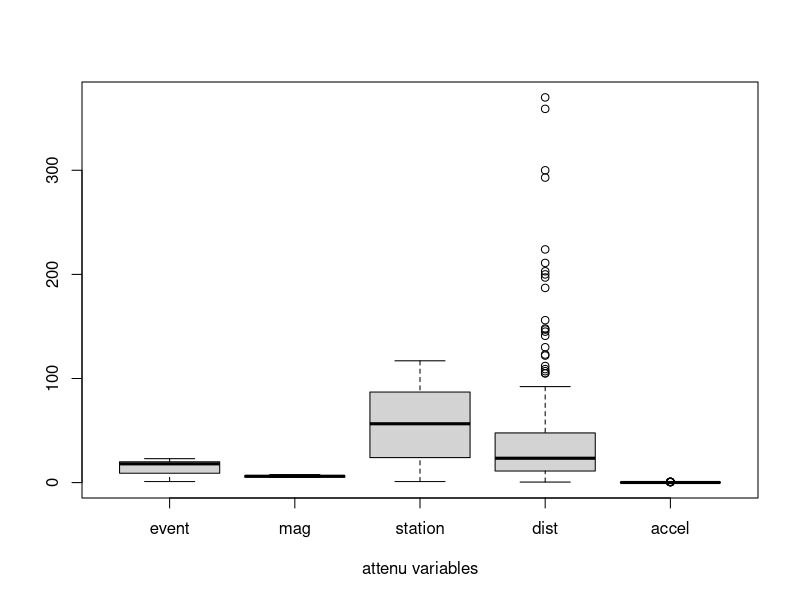
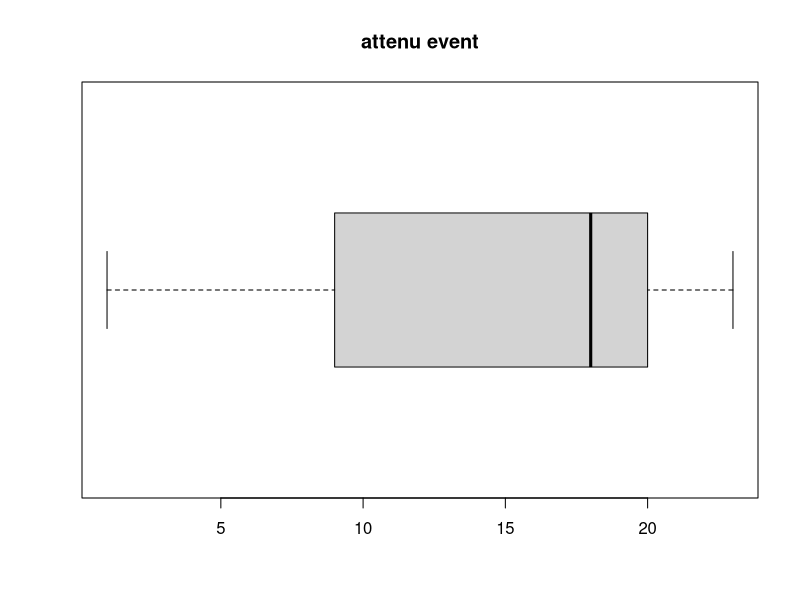
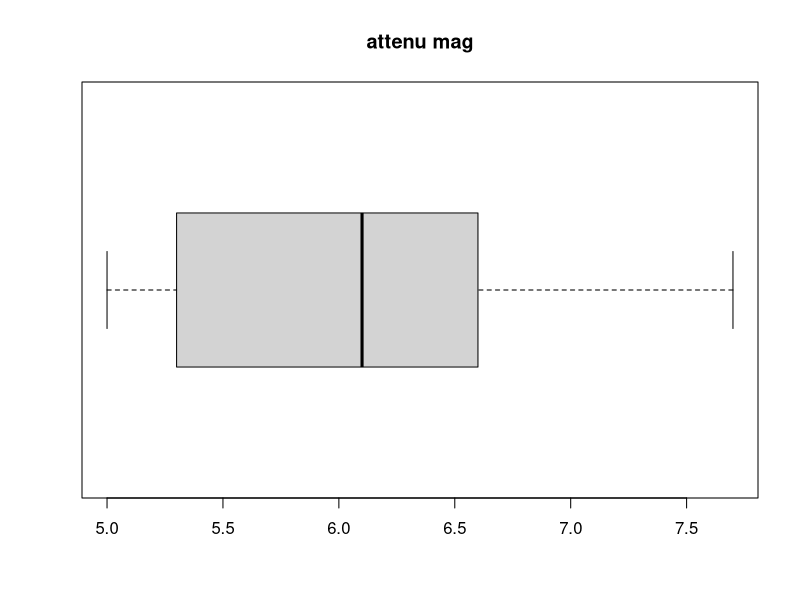
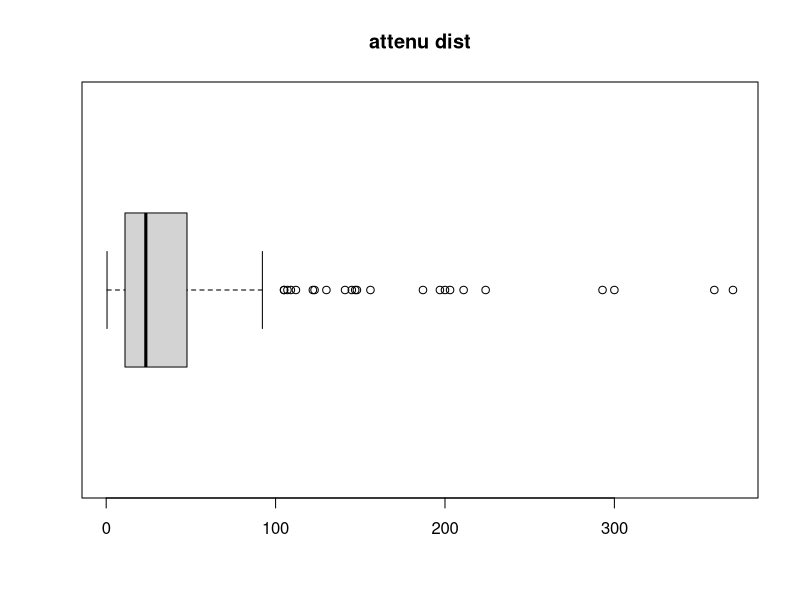
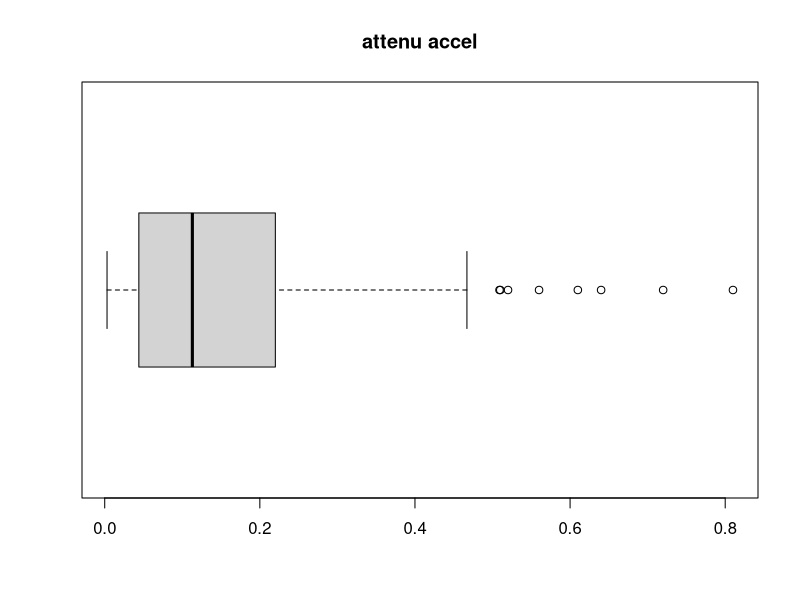
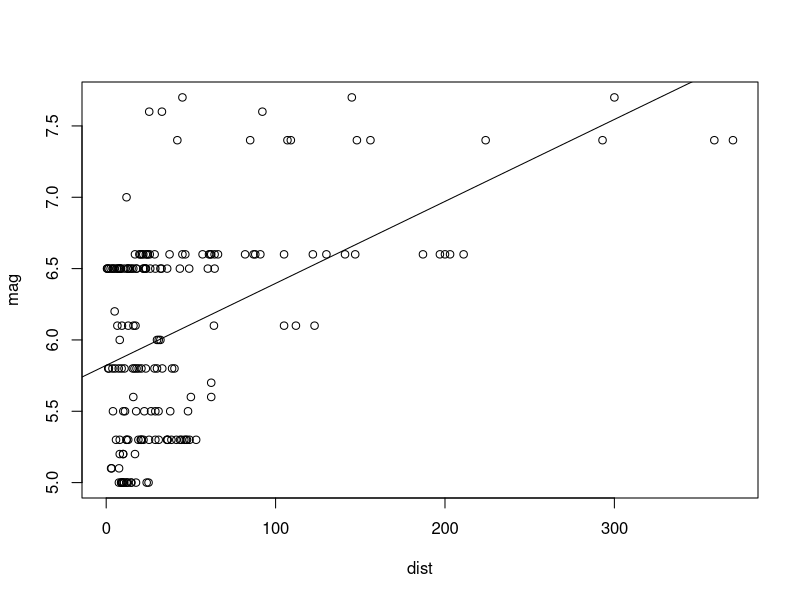
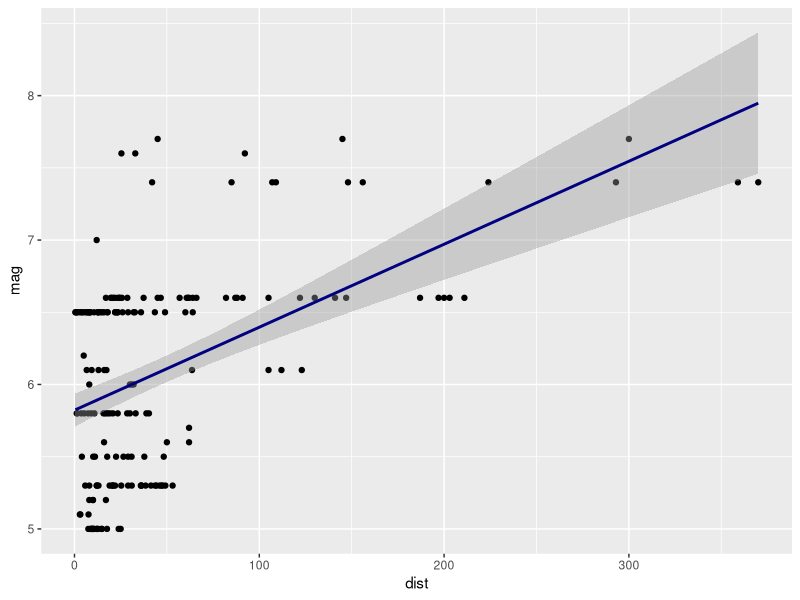
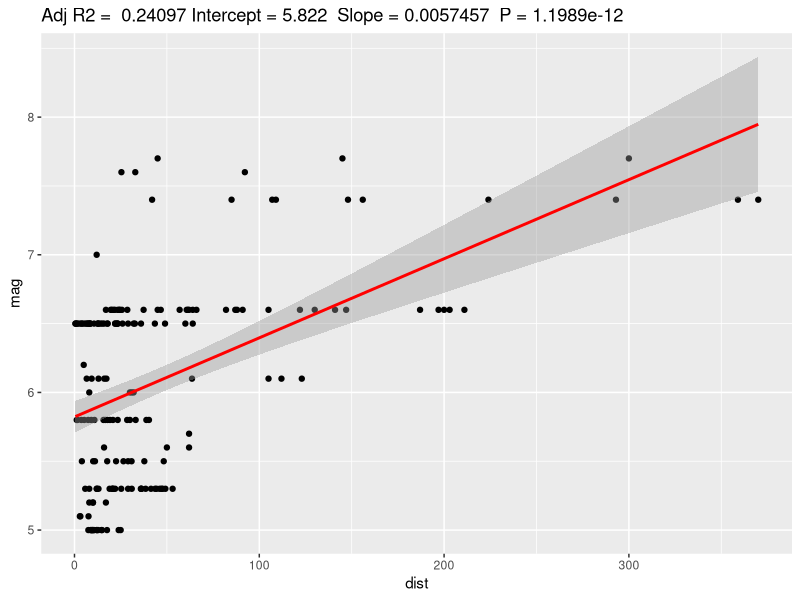

Generate these figures, in order, with R:
# Description
# This data gives peak accelerations measured at various observation stations for 23 earthquakes 
# in California. The data have been used by various workers to estimate the attenuating affect of 
# distance on ground acceleration.



# [,1]	event	numeric	Event Number
# [,2]	mag	numeric	Moment Magnitude
# [,3]	station	factor	Station Number
# [,4]	dist	numeric	Station-hypocenter distance (km)
# [,5]	accel	numeric	Peak acceleration (g)

head(attenu)

# check the data class of the variables
sapply(attenu, data.class)


# 1
# mean
attenuEventMean <- mean(attenu$event) #mean event
attenuMagMean <- mean(attenu$mag) #mean mag 
attenuDistMean <- mean(attenu$dist) #mean dist
attenuAccelMean <- mean(attenu$accel) #mean accel


class(attenu$station) #factor
levels(attenu$station) #117 levels
length(levels(attenu$station)) #117

is.ordered(attenu$station) #false

#variance 
attenuEventVar <- var(attenu$event) #var event
attenuMagVar <- var(attenu$mag) #var mag
attenuDistVar <- var(attenu$dist) #var dist
attenuAccelVar <- var(attenu$accel) #var accel

#taking care of missing data
#attenu$station = ifelse(is.na(attenu$station), 
#                        ave(attenu$station, FUN = function(x) mean(x, na.rm = TRUE)),
#                        attenu$station) #if na is in station we replace it with the mean of existing values


#quartiles 
QEvent <- quantile(attenu$event) #quartiles event
QMag <- quantile(attenu$mag) #quartiles mag
QDist <- quantile(attenu$dist) #quartiles dist
QAccel <- quantile(attenu$accel) #quartiles attenu


boxplot(attenu, xlab = "attenu variables", ylab = "")

boxplot(attenu$event, horizontal = TRUE, main = "attenu event")
boxplot(attenu$mag, horizontal = TRUE, main = "attenu mag")
boxplot(attenu$dist, horizontal = TRUE, main = "attenu dist")
boxplot(attenu$accel, horizontal = TRUE, main = "attenu accel")

#dataSet <- attenu[,c('event','mag', 'station', 'dist', 'accel')]

# 2
# build linear regression models
linearModMD <- lm(mag ~ dist, data = attenu) 
print(linearModMD)
linearModMA <- lm(mag ~ accel, data = attenu)
print(linearModMA)
linearModDA <- lm(dist ~ accel, data = attenu)
print(linearModDA)

linearModDM <- lm(dist ~ mag, data = attenu)
print(linearModDM)
linearModAM <- lm(accel ~ mag, data = attenu)
print(linearModAM)
linearModAD <- lm(accel ~ dist, data = attenu)
print(linearModAD)



#mag ~ dist 
linearMod <- linearModMD
modelSummary <- summary(linearMod)  # capture model summary as an object
r.squared <- modelSummary$r.squared #r squared
adjr.squared <- modelSummary$adj.r.squared #adjusted r squared
f_statistic <- summary(linearMod)$fstatistic[1]  # fstatistic
modelCoeffs <- modelSummary$coefficients  # model coefficients
#modelCoeffs
#print(modelCoeffs)
std.error <- modelCoeffs["dist", "Std. Error"]  # get std.error for dist
beta.estimate <- modelCoeffs["dist", "Estimate"]  # get beta estimate for dist
t_value <- beta.estimate / std.error  # calc t statistic
aic <- AIC(linearMod)
bic <- BIC(linearMod)
p_value <- 2 * pt(-abs(t_value), df = nrow(attenu) - ncol(attenu))  # calc p Value
f <- summary(linearMod)$fstatistic  # parameters for model p-value calc
model_p <- pf(f[1], f[2], f[3], lower = FALSE)
vectorMD = c(r.squared, adjr.squared, f_statistic, std.error, t_value, aic, bic,
             p_value)



# mag ~ accel
linearMod <- linearModMA
modelSummary <- summary(linearMod)  # capture model summary as an object
r.squared <- modelSummary$r.squared #r squared
adjr.squared <- modelSummary$adj.r.squared #adjusted r squared
f_statistic <- summary(linearMod)$fstatistic[1]  # fstatistic
modelCoeffs <- modelSummary$coefficients  # model coefficients
#modelCoeffs
std.error <- modelCoeffs["accel", "Std. Error"]  # get std.error for accel
beta.estimate <- modelCoeffs["accel", "Estimate"]  # get beta estimate for accel
t_value <- beta.estimate / std.error  # calc t statistic
aic <- AIC(linearMod)
bic <- BIC(linearMod)
p_value <- 2 * pt(-abs(t_value), df = nrow(attenu) - ncol(attenu))  # calc p Value
f <- summary(linearMod)$fstatistic  # parameters for model p-value calc
model_p <- pf(f[1], f[2], f[3], lower = FALSE)
vectorMA = c(r.squared, adjr.squared, f_statistic, std.error, t_value, aic, bic,
             p_value)



# dist ~ accel
linearMod <- linearModDA
modelSummary <- summary(linearMod)  # capture model summary as an object
r.squared <- modelSummary$r.squared #r squared
adjr.squared <- modelSummary$adj.r.squared #adjusted r squared
f_statistic <- summary(linearMod)$fstatistic[1]  # fstatistic
modelCoeffs <- modelSummary$coefficients  # model coefficients
std.error <- modelCoeffs["accel", "Std. Error"]  # get std.error for accel
beta.estimate <- modelCoeffs["accel", "Estimate"]  # get beta estimate for accel
t_value <- beta.estimate / std.error  # calc t statistic
aic <- AIC(linearMod)
bic <- BIC(linearMod)
p_value <- 2 * pt(-abs(t_value), df = nrow(attenu) - ncol(attenu))  # calc p Value
f <- summary(linearMod)$fstatistic  # parameters for model p-value calc
model_p <- pf(f[1], f[2], f[3], lower = FALSE)
vectorDA = c(r.squared, adjr.squared, f_statistic, std.error, t_value, aic, bic,
             p_value)

# dist ~ mag
linearMod <- linearModDM
modelSummary <- summary(linearMod)  # capture model summary as an object
r.squared <- modelSummary$r.squared #r squared
adjr.squared <- modelSummary$adj.r.squared #adjusted r squared
f_statistic <- summary(linearMod)$fstatistic[1]  # fstatistic
modelCoeffs <- modelSummary$coefficients  # model coefficients
std.error <- modelCoeffs["mag", "Std. Error"]  # get std.error for mag
beta.estimate <- modelCoeffs["mag", "Estimate"]  # get beta estimate for mag
t_value <- beta.estimate / std.error  # calc t statistic
aic <- AIC(linearMod)
bic <- BIC(linearMod)
p_value <- 2 * pt(-abs(t_value), df = nrow(attenu) - ncol(attenu))  # calc p Value
f <- summary(linearMod)$fstatistic  # parameters for model p-value calc
model_p <- pf(f[1], f[2], f[3], lower = FALSE)
vectorDM = c(r.squared, adjr.squared, f_statistic, std.error, t_value, aic, bic,
             p_value)


# accel ~ mag
linearMod <- linearModAM
modelSummary <- summary(linearMod)  # capture model summary as an object
r.squared <- modelSummary$r.squared #r squared
adjr.squared <- modelSummary$adj.r.squared #adjusted r squared
f_statistic <- summary(linearMod)$fstatistic[1]  # fstatistic
modelCoeffs <- modelSummary$coefficients  # model coefficients
std.error <- modelCoeffs["mag", "Std. Error"]  # get std.error for mag
beta.estimate <- modelCoeffs["mag", "Estimate"]  # get beta estimate for mag
t_value <- beta.estimate / std.error  # calc t statistic
aic <- AIC(linearMod)
bic <- BIC(linearMod)
p_value <- 2 * pt(-abs(t_value), df = nrow(attenu) - ncol(attenu))  # calc p Value
f <- summary(linearMod)$fstatistic  # parameters for model p-value calc
model_p <- pf(f[1], f[2], f[3], lower = FALSE)
vectorAM = c(r.squared, adjr.squared, f_statistic, std.error, t_value, aic, bic,
             p_value)

# accel ~ dist
linearMod <- linearModAD
modelSummary <- summary(linearMod)  # capture model summary as an object
r.squared <- modelSummary$r.squared #r squared
adjr.squared <- modelSummary$adj.r.squared #adjusted r squared
f_statistic <- summary(linearMod)$fstatistic[1]  # fstatistic
modelCoeffs <- modelSummary$coefficients  # model coefficients
std.error <- modelCoeffs["dist", "Std. Error"]  # get std.error for dist
beta.estimate <- modelCoeffs["dist", "Estimate"]  # get beta estimate for dist
t_value <- beta.estimate / std.error  # calc t statistic
aic <- AIC(linearMod)
bic <- BIC(linearMod)
p_value <- 2 * pt(-abs(t_value), df = nrow(attenu) - ncol(attenu))  # calc p Value
f <- summary(linearMod)$fstatistic  # parameters for model p-value calc
model_p <- pf(f[1], f[2], f[3], lower = FALSE)
vectorAD = c(r.squared, adjr.squared, f_statistic, std.error, t_value, aic, bic,
             p_value)

print("r.squared, adjr.squared, f_statistic, std.error, t_value, aic, bic, p_value")

#calculez cele mai bune valori din vectori
bestr.squared <- max(vectorMD[1], vectorMA[1], vectorDA[1], vectorDM[1], vectorAM[1], vectorAD[1])
bestAdjr.squared <- max(vectorMD[2], vectorMA[2], vectorDA[2], vectorDM[2], vectorAM[2], vectorAD[2])
bestf_statistic <- max(vectorMD[3], vectorMA[3], vectorDA[3], vectorDM[3], vectorAM[3], vectorAD[3])
beststd.error <- min(abs(c(vectorMD[4], vectorMA[4], vectorDA[4], vectorDM[4], vectorAM[4], vectorAD[4]))) # closest to 0
bestAic <- min(vectorMD[6], vectorMA[6], vectorDA[6], vectorDM[6], vectorAM[6], vectorAD[6])
bestBic <- min(vectorMD[7], vectorMA[7], vectorDA[7], vectorDM[7], vectorAM[7], vectorAD[7])

bestr.squared
bestAdjr.squared
bestf_statistic
beststd.error
bestAic
bestBic

print("r.squared, adjr.squared, f_statistic, std.error, t_value, aic, bic, p_value")
vectorMD
vectorMA
vectorDA
vectorDM
vectorAM
vectorAD

# 3 of best values are for linearModMD and 3 for lindearModAD
plot(mag ~ dist, data = attenu)
abline(linearModMD)
library(ggplot2)
ggplot(attenu, aes(x = dist, y = mag)) + geom_point() + stat_smooth(method = "lm", col = "navy")


#However, we can create a quick function that will pull the data out of a linear regression, 
#and return important values (R-squares, slope, intercept and P value) at the top of a nice ggplot 
#graph with the regression line.
ggplotRegression <- function (fit) {
  
  require(ggplot2)
  
  ggplot(fit$model, aes_string(x = names(fit$model)[2], y = names(fit$model)[1])) + 
    geom_point() +
    stat_smooth(method = "lm", col = "red") +
    labs(title = paste("Adj R2 = ", signif(summary(fit)$adj.r.squared, 5), 
                       "Intercept =", signif(fit$coef[[1]],5 ),
                       " Slope =", signif(fit$coef[[2]], 5),
                       " P =", signif(summary(fit)$coef[2,4], 5))) #row 2 column 4
  # paste - concatenate strings
  # signif rounds the values in its first argument to the specified number of significant digits.
}

ggplotRegression(linearModMD)
ggplotRegression(linearModDM)
ggplotRegression(linearModMA)
ggplotRegression(linearModAM)
ggplotRegression(linearModDA)
ggplotRegression(linearModAD)

summary(linearModMD)$coef[[1]]